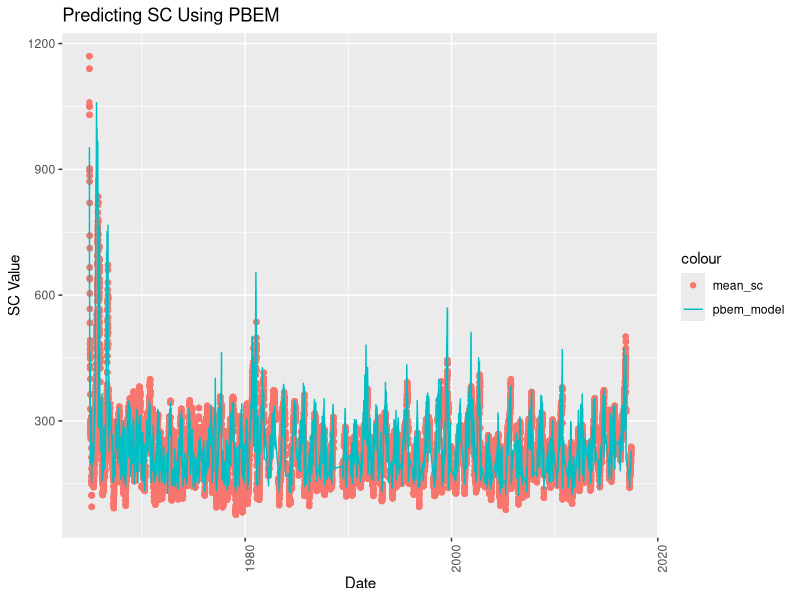
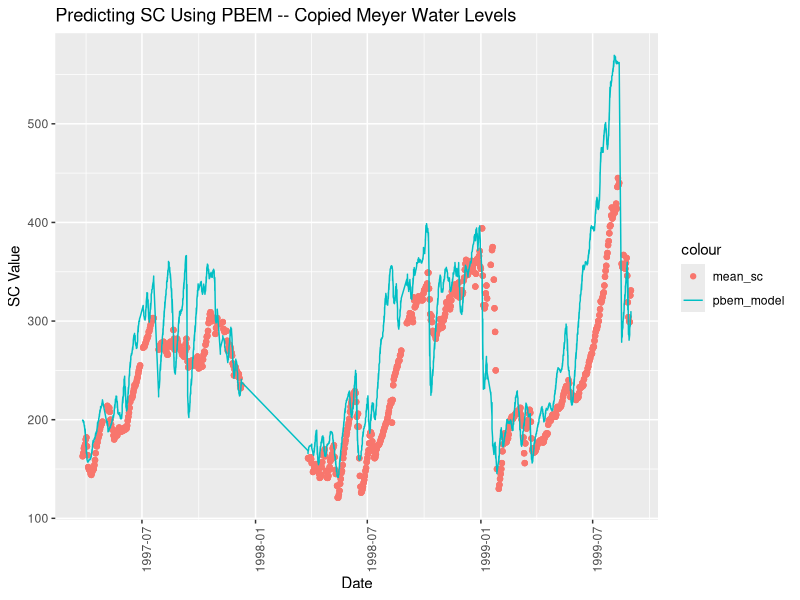
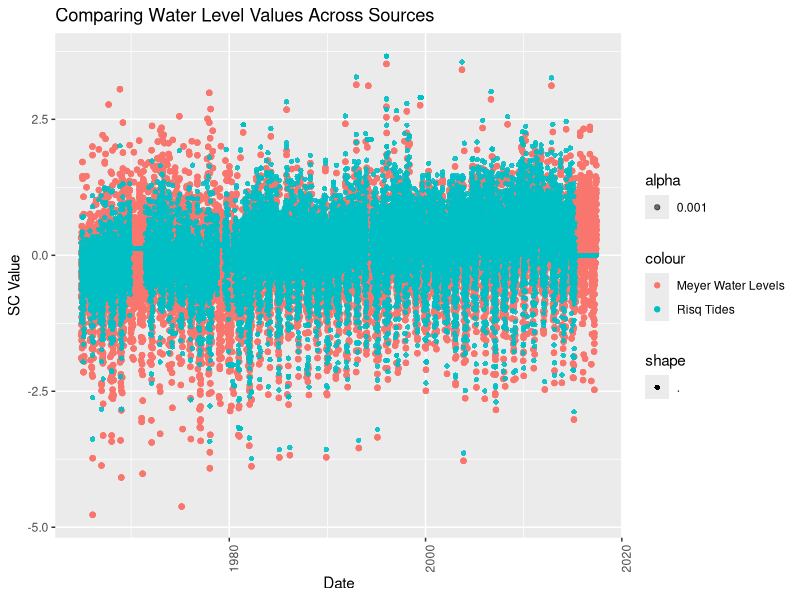

R code for these plots, in order:
## ---- chunk 1
library(data.table)
library(tidyr)
library(dplyr)
dat = fread('../data/processed/training_data.csv')

# use this to pull in actual meyer inputs
meyer_inputs <- fread('../data/raw/meyer_raw_data.csv')
meyer_inputs$Date = as.Date(meyer_inputs$Date)
meyer_water_level = meyer_inputs[, c('Date', 'water_level')]

# use this for SC values
bfb = dat[location == 'del_bfb']
bfb <- bfb %>% drop_na(mean_sc)

# convert inflow data back to cubic feet per second and convert sea level (meters) to feet...
#will revisit this to confirm raw tide data was provided in meters
input_data <- dat %>% group_by(date) %>% 
  summarise(inflow = sum(inflow, na.rm = TRUE)/0.0283168, #convert inflow from cmps to cfps
                      reedy_sl = ((reedy_sl- 49.229)/12)) # convert reedy_sl from inches to feet

input_data$date = as.Date(input_data$date)
input_data = merge(input_data, meyer_water_level, by.x = 'date', by.y = 'Date')
## ---- chunk 2

#n_s = 10
#n_l = 30
#Q1 = 2800  # they provide Q1 / Q2 in cfps; our raw inflows are in cubic meters per second
#Q2 = 4800

#as = 355000
#Ps = -0.8998
#Cs = 132.08
#ds = .19
#Ls = 3
#tao_s = 35312.54

#al = 2600000
#Pl = -1.06
#Cl = 118.2
#dl = .0426
#Ll = 5.5
#tao_l = -2544.23


n_s = 10
n_l = 30
thresh_10 = 3700  # they provide Q1 / Q2 in cfps; our raw inflows are in cubic meters per second
thresh_30 = 3000

as = 52352.7976
Ps = -0.654734
Cs = 105.45053
ds = .80988481
Ls = 3
tao_s = 35312.54

al = 37912467
Pl = -1.394098647
Cl = -.434095416
dl = 1.912292411
Ll = 5.5
tao_l = -2544.23

## ---- chunk 3
library(zoo)

# is it right to calculate the q_st and q_lt values as rolling averages
input_data <- input_data %>% mutate(q_st = rollmean(x = inflow, n_s, align = 'right', fill = NA), # n_s = 10 days
                      q_lt = rollmean(x = inflow, n_l, align = 'right', fill = NA), # n_l = 30 days
                      power_10d = as*lag(q_st)^(Ps) + Cs,
                      power_30d = al*lag(q_lt)^(Pl) + Cl)
## ---- chunk 4
input_data <- input_data %>% drop_na(q_lt) %>%
          filter(date >= '1964-11-15' & date <= '2017-06-04') %>%
  fill(reedy_sl)


## ---- chunk 5
st_k_values = c(558)
lt_k_values = c(924)


input_data = as.data.table(input_data)
# loop through all rows of data after the first initial row
for (t in (2:nrow(input_data))){
  
  # store the previous time step slice of data
  t_minus1 = input_data[t-1]
  t_0 = input_data[t]
  
  # set k_st equal to equation 2 -- note this assumes that equation (2) is supposed to have q_lt rather than q_st
  k_st <- st_k_values[t-1] + min(Ls, ds*(t_0$power_10d - st_k_values[t-1]) + tao_s/t_0$q_st*t_0$reedy_sl) # reedy_sl uses our water levels, switch to water_level to use meyer values
  
  # set k_lt equal to equation 3
  k_lt <- lt_k_values[t-1] + min(Ll, dl*(t_0$power_30d - lt_k_values[t-1]) + tao_l/t_0$q_st*t_0$reedy_sl) # reedy_sl uses our water levels, switch to water_level to use meyer values
  
  st_k_values <- append(st_k_values, k_st)
  lt_k_values <- append(lt_k_values, k_lt)
  
}

## ---- chunk 6
input_data <- input_data %>% mutate(model_10d = st_k_values, 
                    model_30d = lt_k_values)
## ---- chunk 7
# ql_t <= Q1      -> k_st (maybe authors have this swapped?)
# ql_t >= Q2      -> k_lt (maybe authors have this swapped?)
# Ql < qlt <= Q2 -> 
#bf <- bf %>% mutate(K_hat = ifelse(q_lt <= Q1, k_lt, 
 #                           ifelse(q_lt >= Q2, k_st, k_st*(q_lt - Q1)/(Q2 - Q1) + k_lt*(Q2 - q_lt)/(Q2 - Q1))),
  #                  inequality = ifelse(q_lt <= Q1, 'first', 
   #                         ifelse(q_lt >= Q2, 'third', 'second')))



#preds = c()
#for (t in (1:nrow(input_data))){
#  time_step = input_data[t]
#  p = time_step$model_10d*max(0, min(1, (time_step$q_lt - thresh_30)/ 700)) + time_step$model_30d*min(1, max(0, (thresh_10 - time_step$q_lt)/700))
#  preds = append(preds, p)
#}

final_output <- input_data %>% 
                select(date, q_lt, model_10d, model_30d) %>%
                group_by(date) %>%
                mutate(model_output = model_10d*max(0, min(1, (q_lt - thresh_30)/ 700)) + model_30d*min(1, max(0, (thresh_10 - q_lt)/700) )) %>%
  ungroup()

#final_output$model_output = preds

## ---- chunk 8
bfb$date = as.Date(bfb$date)
#copycat = merge(final_output, bfb[, c('date', 'mean_sc')])
risq_attempt = merge(final_output, bfb[, c('date', 'mean_sc')])
## ---- chunk 9
library(ggplot2)
risq_attempt$date = as.Date(risq_attempt$date)


ggplot()+
  geom_point(data = risq_attempt, aes(x = date, y = mean_sc, color = 'mean_sc')) +
  geom_line(data = risq_attempt, aes(x = date, y = model_output, color = 'pbem_model')) +
  xlab('Date') +
  ylab('SC Value')+
  ggtitle('Predicting SC Using PBEM')+
  theme(axis.text.x = element_text(angle = 90))
  #ylim(-800,800)
  #scale_x_continuous(name ="Date", breaks=c('1964-11-01', '1966-11-01'))
## ---- chunk 10

drill_down <- risq_attempt %>% filter(date >= '1997-01-01' & date <= '1999-09-01')

ggplot()+
  geom_point(data = drill_down, aes(x = date, y = mean_sc, color = 'mean_sc')) +
  geom_line(data = drill_down, aes(x = date, y = model_output, color = 'pbem_model')) +
  xlab('Date') +
  ylab('SC Value')+
  ggtitle('Predicting SC Using PBEM -- Copied Meyer Water Levels')+
  theme(axis.text.x = element_text(angle = 90))

## ---- chunk 11
#meyer_output = copycat$model_output 
#risq_output = risq_attempt$model_output

#compare = data.frame(meyer_output, risq_output)
## ---- chunk 12
ggplot()+
  geom_point(data = input_data, aes(x = date, y = water_level, color = 'Meyer Water Levels', )) +
  geom_point(data = input_data, aes(x = date, y = reedy_sl, color = 'Risq Tides', alpha = .001, shape = '.')) +
  xlab('Date') +
  ylab('SC Value')+
  ggtitle('Comparing Water Level Values Across Sources')+
  theme(axis.text.x = element_text(angle = 90))
